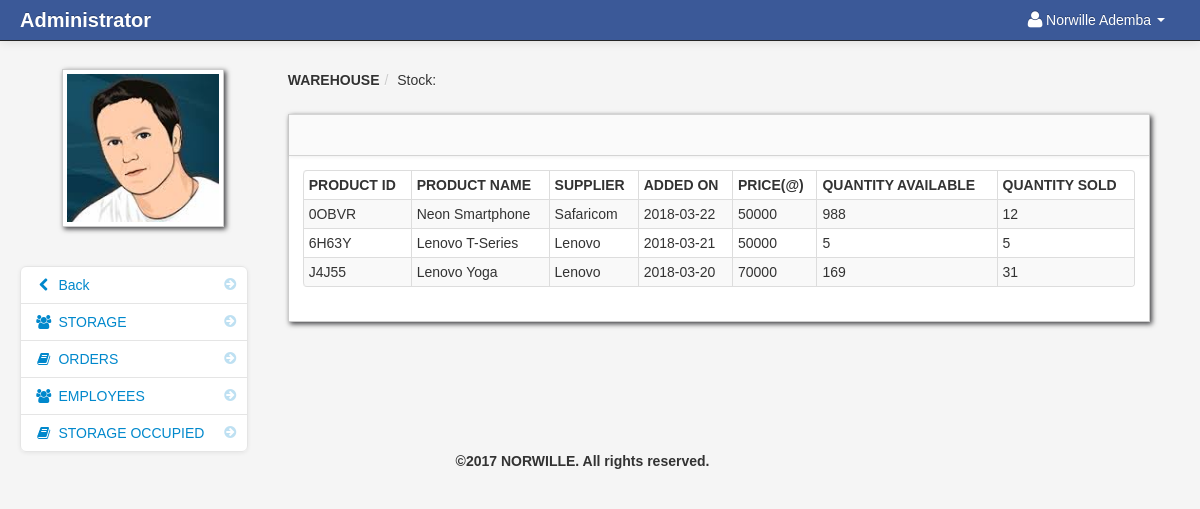
/administrator/storage.php (signed in), run on the app's committed database.
### tables this page shows
CREATE TABLE IF NOT EXISTS `products` (
  `product_id` varchar(5) NOT NULL,
  `product_name` varchar(255) NOT NULL,
  `qty` int(255) NOT NULL,
  `price` double NOT NULL,
  `company_name` varchar(255) NOT NULL,
  `user_id` int(11) NOT NULL,
  `added_On` date NOT NULL,
  `qty_sold` int(255) NOT NULL,
  PRIMARY KEY (`product_id`)
);

### administrator/session.php (called while the page is built, shortened)
<?php
$session_id=$_SESSION['id'];
?>

### administrator/storage.php (the view, shortened to what this page needs)
<?php
 include('header_dashboard.php');
 include('admin/dbcon.php'); ?>
    <body>
		<?php include('navbar.php'); ?>
        <div class="container-fluid">
            <div class="row-fluid">
				<?php include('sidebar.php'); ?>
                <div class="span9" id="content">
                     <div class="row-fluid">
					     <ul class="breadcrumb">
								<li><a href="#"><b>WAREHOUSE</b></a><span class="divider">/</span></li>
								<li><a href="#">Stock: </a></li>
						</ul>
                        <div id="block_bg" class="block">
                            <div class="navbar navbar-inner block-header">
                            </div>
                            <div class="block-content collapse in">
                                <div class="span12">
<table class="table table-hover table-striped table-condensed table-bordered">
    <thead class="" >
                <th>Product Id</th>
                <th> Product Name</th>
                <th>Supplier</th>
                <th>Added On</th>
                <th>Price(@)</th>
                <th>Quantity Available</th>
                <th>Quantity Sold</th>
        </thead>
    <tbody>
  <?php
$query = mysql_query("SELECT product_id,product_name,company_name,added_On,price,qty,qty_sold FROM products")or die(mysql_error());
 while($row = mysql_fetch_array($query)){
    echo '<tr>';
       echo '<td>'.$row['product_id'].'</td>';
        echo '<td>'.$row['product_name'].'</td>';
         echo '<td>'.$row['company_name'].'</td>';
        echo '<td>'.$row['added_On'].'</td>';
        echo '<td>'.$row['price'].'</td>';
        echo '<td>'.$row['qty'].'</td>';
        echo '<td>'.$row['qty_sold'].'</td>';
    echo '</tr>';
}
?>
</tbody>
</table>
                            </div>
                        </div>
                    </div>
                </div>
            </div>
        </div>
        <?php include('footer.php'); ?>
		<?php include('script.php'); ?>
    </body>
</html>

### administrator/navbar.php (shortened to what this page needs)
<div class="navbar navbar-fixed-top navbar-inverse">
        <div class="navbar-inner">
            <div class="container-fluid">
                <a class="brand" href="dasboard.php"><b>Administrator</b> </a>
				<?php if(isset($_SESSION['id'])){ ?>
					<div class="nav-collapse collapse">
						<ul class="nav pull-right">
							<?php $query= mysql_query("select * from admin where user_id = '$session_id'")or die(mysql_error());
									$row = mysql_fetch_array($query);
							?>
							<li class="dropdown">
								<a href="#" role="button" class="dropdown-toggle" data-toggle="dropdown"> <i class="icon-user icon-large"></i><?php echo $row['firstname']." ".$row['lastname'];  ?> <i class="caret"></i></a>
							</li>
						</ul>
					</div>
					<?php } ?>
            </div>
        </div>
</div>

### administrator/sidebar.php
<div class="span3" id="sidebar">
	<?php $query= mysql_query("select * from admin where user_id = '$session_id'")or die(mysql_error());
									$row = mysql_fetch_array($query);
							?>
	<img id="avatar" src="admin/uploads/<?php $image=$row['image']; echo $image; ?>" class="img-polaroid">
		<ul class="nav nav-list bs-docs-sidenav nav-collapse collapse">
				<li class=""><a href="dasboard.php"><i class="icon-chevron-right"></i><i class="icon-chevron-left"></i>&nbsp;Back</a></li>
				<li class=""><a href="storage.php<?php echo '?id='.$get_id; ?>"><i class="icon-chevron-right"></i><i class="icon-group"></i>&nbsp;STORAGE</a></li>
				<li class=""><a href="orders.php<?php echo '?id='.$get_id; ?>"><i class="icon-chevron-right"></i><i class="icon-book"></i>&nbsp;ORDERS</a></li>
				<li class=""><a href="employee.php<?php echo '?id='.$get_id; ?>"><i class="icon-chevron-right"></i><i class="icon-group"></i>&nbsp;EMPLOYEES</a></li>
				<li class=""><a href="Storage_Summary.php<?php echo '?id='.$get_id; ?>"><i class="icon-chevron-right"></i><i class="icon-book"></i>&nbsp;STORAGE OCCUPIED</a></li>
		</ul>
</div>

### administrator/admin/assets/styles.css (style rules this page uses)
body { padding-top: 60px; padding-bottom: 40px; background-color: #f5f5f5; }
#content { margin-left:0px; }
.breadcrumb { margin: 0 0 0px; padding: 10px 0px; background-color: transparent; }
.block { background: url("../images/pixel-60fff.png") repeat scroll 0 0 rgba(0, 0, 0, 0) !important; border: 1px solid #ccc; background: white; margin: 1em 0em; border-top: none; -webkit-box-shadow: 2px 2px 5px rgba(0, 0, 6, 0.75); -moz-box-shadow: 2px 2px 5px rgba(0, 0, 6, 0.75); box-shadow: 2px 2px 5px rgba(0, 0, 6, 0.75); }
.block-content { margin: 1em; min-height: .25em; }
.block-header { margin-bottom: 0px; border-right: none; border-left: none; -webkit-border-radius: 0px; -moz-border-radius: 0px; border-radius: 0px; }
.bs-docs-sidenav { max-width: 228px; margin: 30px 0 0; padding: 0; background-color: #fff; -webkit-border-radius: 6px; -moz-border-radius: 6px; border-radius: 6px; -webkit-box-shadow: 0 1px 4px rgba(0,0,0,.065); -moz-box-shadow: 0 1px 4px rgba(0,0,0,.065); box-shadow: 0 1px 4px rgba(0,0,0,.065); }
.bs-docs-sidenav > li > a { display: block; width: 190px \9; margin: 0 0 -1px; padding: 8px 14px; border: 1px solid #e5e5e5; }
.bs-docs-sidenav > li:first-child > a { -webkit-border-radius: 6px 6px 0 0; -moz-border-radius: 6px 6px 0 0; border-radius: 6px 6px 0 0; }
.bs-docs-sidenav > li:last-child > a { -webkit-border-radius: 0 0 6px 6px; -moz-border-radius: 0 0 6px 6px; border-radius: 0 0 6px 6px; }
.bs-docs-sidenav .icon-chevron-right { float: right; margin-top: 2px; margin-right: -6px; opacity: .25; }

### data on the page
products: product_id "0OBVR", product_name "Neon Smartphone", company_name "Safaricom", added_On "2018-03-22", price "50000", qty "988", qty_sold "12"
products: product_id "6H63Y", product_name "Lenovo T-Series", company_name "Lenovo", added_On "2018-03-21", price "50000", qty "5", qty_sold "5"
products: product_id "J4J55", product_name "Lenovo Yoga", company_name "Lenovo", added_On "2018-03-20", price "70000", qty "169", qty_sold "31"

### other printed values
$row['firstname'] "Norwille"
$row['lastname'] "Ademba"
